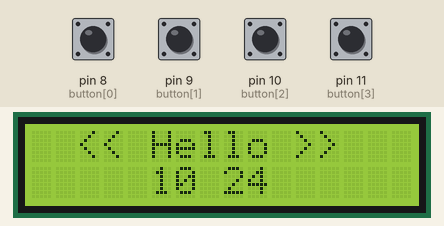
Simulated run of this sketch. Board: Arduino Uno, built with avr-gcc and run on an emulated ATmega328P. On the bench: 16×2 character LCD. Inputs (shaded band) come from the test bench; at power-on: pin 8 (button[0]), pin 9 (button[1]), pin 10 (button[2]), pin 11 (button[3]) HIGH. The local clock reads 2024-03-15 10:24:30 at power-on unless the sketch sets it.

Above: at 1.2 s.
1.3 s: pin 8 (button[0]) pulled LOW for 0.15 s
At 2.6 s:
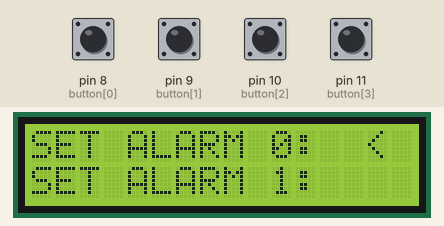
2.9 s: pin 11 (button[3]) pulled LOW for 0.15 s
At 3.9 s:
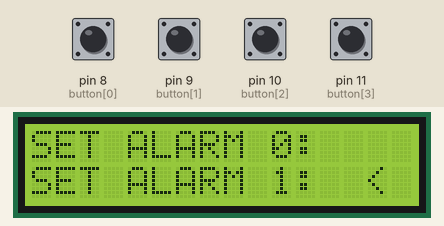
4.5 s: pin 8 (button[0]) pulled LOW for 1 s
At 6.4 s:
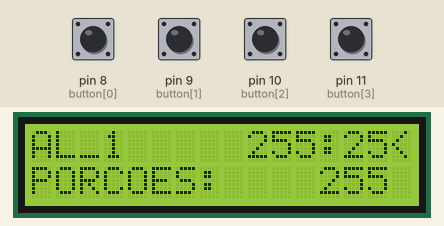
7.0 s: pin 11 (button[3]) pulled LOW for 1 s
At 8.3 s:
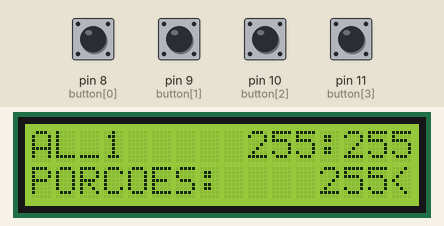
9.5 s: pin 8 (button[0]) pulled LOW for 0.15 s
At 10.1 s:
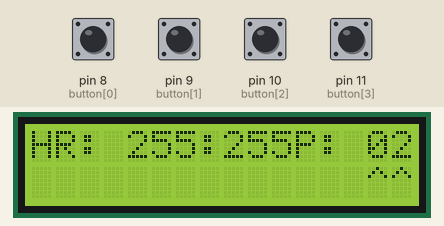
11.1 s: pin 10 (button[2]) pulled LOW for 0.15 s
At 12.5 s:
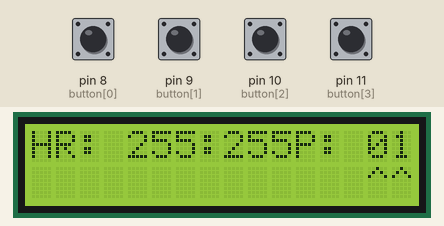
Timing chart, 0 to 13.7 s (numbered marks = the images above; inputs shaded):
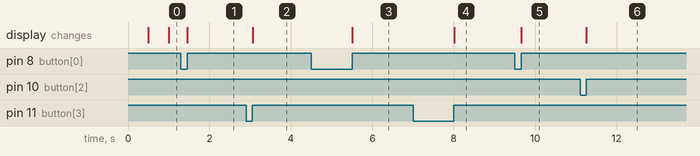

The sketch:

main.ino
```cpp
#include <EEPROM.h>
#include <LiquidCrystal.h>
#include <RTClib.h>

RTC_DS1307 rtc;

#define espacoEEPROM 1000

LiquidCrystal lcd(7, 6, 5, 4, 3, 2);

#define S_HOME 0
#define S_MENU 1
#define S_SET_AL 2
#define S_SET_HOUR 3
#define S_SET_QTD 4
#define S_ACAO 5
#define RELE 12

uint8_t estado = S_HOME; // estado atual
uint8_t posPoint = 0;    // estado inicial do menu
uint8_t al = 0;

#define BTN_MENU 0
#define BTN_EXIT 1
#define BTN_UP 2
#define BTN_DOWN 3

uint8_t button[4] = {8, 9, 10, 11};

uint8_t button_states[4];

uint8_t handleButton(int btn)
{
  uint8_t new_value = digitalRead(button[btn]);
  uint8_t result = button_states[btn] != new_value && new_value == 1;
  button_states[btn] = new_value;
  return result;
}

void epromWriteInt(int address, uint8_t value)
{
  byte hiByte = highByte(value);
  byte loByte = lowByte(value);

  EEPROM.write(address, hiByte);
  EEPROM.write(address + 1, loByte);
}

uint8_t epromReadInt(int address)
{
  byte hiByte = EEPROM.read(address);
  byte loByte = EEPROM.read(address + 1);
  return word(hiByte, loByte);
}

// variaveis definição de horario
uint8_t hour = 0;
uint8_t min = 0;
uint8_t qtd = 0;
uint8_t alarm[2][4] = {0, 0, 0, 1, 0, 0, 0, 1};
int salt = 0;

// hora modulo rtc.
uint8_t HOUR;
uint8_t MIN;
int porcao = 1;

// vairaveis de controle de tempo
unsigned long timeDispenser[2] = {0, 0};
unsigned long timeExitMenu = 0;
unsigned long controlePiscaTimer = 0;
unsigned long controleEstadoAcao = 0;

// variaveis formatação horario
String hourFormat = "";
String minFormat = "";
uint8_t st = 0;

void setup()
{
  Serial.begin(9600);

  pinMode(button[BTN_MENU], INPUT_PULLUP);
  pinMode(button[BTN_EXIT], INPUT_PULLUP);
  pinMode(button[BTN_UP], INPUT_PULLUP);
  pinMode(button[BTN_DOWN], INPUT_PULLUP);

  button_states[0] = HIGH;
  button_states[1] = HIGH;
  button_states[2] = HIGH;
  button_states[3] = HIGH;

  // Limpeza da Memoria EEPROM(Executar apenas uma vez e dopois comentar o codigo
  // for(int n = 0; n < espacoEEPROM; n++){
  // EEPROM.write(n, 0);
  //}

  for (int i = 0; i <= 1; i++)
  {
    for (int j = 0; j <= 2; j++)
    {
      alarm[i][j] = epromReadInt(salt);
      salt += 2;
    }
  }

  lcd.begin(16, 2);

  if (!rtc.begin())
  {
    lcd.setCursor(0, 1);
    lcd.print("modulo on");
  }
  if (!rtc.isrunning())
  {                                    // SE RTC NÃO ESTIVER SENDO EXECUTADO, FAZ
    Serial.println("DS1307 rodando!"); // IMPRIME O TEXTO NO MONITOR SERIAL
    // REMOVA O COMENTÁRIO DE UMA DAS LINHAS ABAIXO PARA INSERIR AS INFORMAÇÕES ATUALIZADAS EM SEU RTC
    // rtc.adjust(DateTime(F(__DATE__), F(__TIME__))); //CAPTURA A DATA E HORA EM QUE O SKETCH É COMPILADO
    // rtc.adjust(DateTime(2018, 7, 5, 15, 33, 15)); //(ANO), (MÊS), (DIA), (HORA), (MINUTOS), (SEGUNDOS)
  }
  // rtc.adjust(DateTime(F(__DATE__), F(__TIME__)));
  printHome();
}

/**Inicio de função home**/
void printHome()
{
  lcd.clear();
  lcd.setCursor(2, 0);
  lcd.print("<< Hello >>");
  printHour();
}

void printHour()
{
  String HOURstring = formatDate(HOUR);
  String MINstring = formatDate(MIN);
  lcd.setCursor(5, 1);
  lcd.print(HOURstring);
  lcd.print(":");
  lcd.print(MINstring);
}

void piscaTimer(int st)
{
  if (st == 0)
  {
    lcd.setCursor(7, 1);
    lcd.print(" ");
  }
  if (st == 1)
  {
    lcd.setCursor(7, 1);
    lcd.print(":");
  }
}

void printMenu(int point = 0)
{
  lcd.clear();
  lcd.setCursor(0, 0);
  lcd.print("SET ALARM 0:");
  lcd.setCursor(0, 1);
  lcd.print("SET ALARM 1:");

  lcd.setCursor(14, point);
  lcd.print("<");
}

void getArray(int al = 0)
{
  hour = alarm[al][0];
  min = alarm[al][1];
  qtd = alarm[al][2];

  hourFormat = formatDate(hour);
  minFormat = formatDate(min);
}

String formatDate(int num)
{
  String numString = "";
  numString = num < 10 ? "0" + String(num) : String(num);
  return numString;
}

void printSetAlarm(int al = 0, int point = 4)
{
  lcd.clear();
  lcd.setCursor(0, 0);
  lcd.print("AL_");
  lcd.setCursor(3, 0);
  lcd.print(al);
  lcd.setCursor(9, 0);
  lcd.print(hourFormat);
  lcd.print(":");
  lcd.print(minFormat);
  lcd.setCursor(0, 1);
  lcd.print("PORCOES:");
  lcd.setCursor(12, 1);
  lcd.print(qtd);

  if (point != 4)
  {
    lcd.setCursor(15, point);
    lcd.print("<");
  }
}

/*void printSetHour(int point = 6){
  hourFormat = formatDate(hour);
  minFormat = formatDate(min);
  lcd.clear();
  lcd.setCursor(0,0);
  lcd.print("HORA: ");
  lcd.print(hourFormat);
  lcd.print(":");
  lcd.print(minFormat);

  lcd.setCursor(point,1);
  lcd.print("^^");
}*/

void printSetHour(int point = 4)
{
  hourFormat = formatDate(hour);
  minFormat = formatDate(min);
  lcd.clear();
  lcd.setCursor(0, 0);
  lcd.print("HR: ");
  lcd.print(hourFormat);
  lcd.print(":");
  lcd.print(minFormat);
  lcd.setCursor(11, 0);
  lcd.print("P: 0");
  lcd.print(qtd);
  lcd.setCursor(point, 1);
  lcd.print("^^");
}

void printSetQtd()
{
  lcd.clear();
  lcd.setCursor(0, 0);
  lcd.print("RACAO: ");
  lcd.print(qtd);
}

void saveConfig(int al, int set)
{
  alarm[al][0] = hour;
  alarm[al][1] = min;
  alarm[al][2] = qtd;

  for (int i = 0; i <= 2; i++)
  {
    epromWriteInt(set, alarm[al][i]);
    set += 2;
  }
}

// função para ler e salvar valores na eeprom

// função tela alarm

void telaAl()
{
  lcd.clear();
  lcd.setCursor(0, 0);
  lcd.print("Alimentando");
}

void setTimeExitMenu()
{
  timeExitMenu = millis();
}

void checkTimeExitMenu()
{
  if (millis() - timeExitMenu >= 50000)
  {
    if (estado == S_SET_HOUR || estado == S_SET_AL)
    {
      estado = S_HOME;
      int set = al == 0 ? 0 : 6;
      saveConfig(al, set);
      posPoint = 0;
      al = 0;
      printHome();
      // break;
    }
    else
    {
      estado = S_HOME;
      posPoint = 0;
      al = 0;
      printHome();
    }
  }
}

void printTestAcao()
{
  lcd.clear();
  lcd.setCursor(2, 0);
  lcd.print("FUNCIONANDO");
}

// lOP PRINCIPAL = = = = = = = = = = = = = = = = = = = = = =
void loop()
{

  DateTime now = rtc.now();
  HOUR = now.hour();
  MIN = now.minute();

  switch (estado)
  {
  case S_HOME: /**Inicio Home**/
    if (handleButton(BTN_MENU))
    {
      estado = S_MENU;
      printMenu(0);
      setTimeExitMenu();
      break;
    }

    if (millis() - controlePiscaTimer >= 500)
    {
      controlePiscaTimer = millis();
      st = st == 1 ? 0 : 1;
      printHour();
      piscaTimer(st);
    }

    for (byte i = 0; i <= 1; i++)
    {
      if (HOUR == alarm[i][0] && MIN == alarm[i][1] && alarm[i][3] == 1)
      {
        timeDispenser[i] = millis();
        controleEstadoAcao = millis();
        printTestAcao();
        porcao = alarm[i][2] > 0 ? alarm[i][2] : 1;
        estado = S_ACAO;
        break;
        /*while(millis() - timeDispenser[i] <=100000){
          digitalWrite(RELE, HIGH);
          alarm[i][3] = 0;
          telaAl();
        }
        digitalWrite(RELE, LOW);
        printHome();*/
      }
    }

    for (byte i = 0; i <= 1; i++)
    {
      if (alarm[i][3] == 0)
      {
        if (millis() - timeDispenser[i] >= 60000)
        {
          alarm[i][3] = 1;
        }
      }
    }
    if (handleButton(BTN_DOWN))
    {
      controleEstadoAcao = millis();
      estado = S_ACAO;
      printTestAcao();
      break;
    }

    break; /**fim Home**/

  case S_MENU: /*Inicio menu*/

    if (handleButton(BTN_UP))
    {
      printMenu(0);
      posPoint = 0;
    }

    if (handleButton(BTN_DOWN))
    {
      printMenu(1);
      posPoint = 1;
    }

    if (handleButton(BTN_MENU))
    {
      estado = S_SET_AL;
      al = posPoint;
      getArray(al);
      printSetAlarm(al, 0);
      setTimeExitMenu();
      posPoint = S_SET_HOUR;
      break;
    }

    if (handleButton(BTN_EXIT))
    {
      setTimeExitMenu();
      estado = S_HOME;
      al = 0;
      posPoint = 0;
      printHome();
      break;
    }
    checkTimeExitMenu();
    break; /*Fim menu*/

  case S_SET_AL: /*Inicio do menu set Alarme*/
    if (handleButton(BTN_UP))
    {
      printSetAlarm(al, 0);
      posPoint = S_SET_HOUR;
    }

    if (handleButton(BTN_DOWN))
    {
      printSetAlarm(al, 1);
      posPoint = S_SET_QTD;
    }

    if (handleButton(BTN_MENU))
    {
      setTimeExitMenu();
      estado = S_SET_HOUR;
      posPoint = posPoint == S_SET_HOUR ? 4 : 14;
      printSetHour(posPoint);
      break;
    }

    if (handleButton(BTN_EXIT))
    {
      setTimeExitMenu();
      estado = S_MENU;
      posPoint = 0;
      printMenu(0);
      break;
    }

    checkTimeExitMenu();
    break; /*finale menu set Alarme*/

  case S_SET_HOUR:
    if (handleButton(BTN_MENU))
    {
      //  posPoint = posPoint!= 7?7:4;

      if (posPoint == 4)
      {
        posPoint = 7;
      }
      else if (posPoint == 7)
      {
        posPoint = 14;
      }
      else
      {
        posPoint = 4;
      }

      printSetHour(posPoint);
    }

    if (handleButton(BTN_UP))
    {
      if (posPoint == 4)
      {
        hour = hour < 23 ? hour += 1 : 0;
        printSetHour(posPoint);
      }
      if (posPoint == 7)
      {
        min = min < 59 ? min += 1 : 0;
        printSetHour(posPoint);
      }
      if (posPoint == 14)
      {
        qtd = qtd < 5 ? qtd += 1 : 1;
        printSetHour(posPoint);
      }
    }

    if (handleButton(BTN_DOWN))
    {
      if (posPoint == 4)
      {
        hour = hour <= 0 ? 23 : hour -= 1;
        printSetHour(posPoint);
      }
      if (posPoint == 7)
      {
        min = min <= 0 ? 59 : min -= 1;
        printSetHour(posPoint);
      }
      if (posPoint == 14)
      {
        qtd = qtd > 1 ? qtd -= 1 : 5;
        printSetHour(posPoint);
      }
    }

    if (handleButton(BTN_EXIT))
    {
      setTimeExitMenu();
      estado = S_SET_AL;
      int set = al == 0 ? 0 : 6;
      saveConfig(al, set);
      posPoint = S_SET_HOUR;
      printSetAlarm(al, 0);
      break;
    }
    checkTimeExitMenu();
    break;

  case S_ACAO:

    if (millis() - controleEstadoAcao <= porcao * 1000)
    {
      digitalWrite(RELE, HIGH);
      break;
    }
    else
    {
      digitalWrite(RELE, LOW);
      porcao = 1;
      estado = S_HOME;
      printHome();
      break;
    }

    break;

    /*case S_SET_QTD:
   if(handleButton(BTN_UP)){
      qtd = qtd < 10 ? qtd += 1: 0;
      printSetQtd();
    }

    if(handleButton(BTN_DOWN)){
      qtd = qtd > 0 ? qtd -= 1: 10;
      printSetQtd();
    }

    if(handleButton(BTN_EXIT)){
      estado = S_SET_AL;
      posPoint = 0;
      printSetAlarm(al, 0);
      break;
    }*/

    break;
  }
}
```

Measured:
- after the input at 1.3 s, the display: changes after 0.16 s (image 1)
- after the input at 2.9 s, the display: changes after 0.16 s (image 2)
- after the input at 4.5 s, the display: changes after 1.0 s (image 3)
- after the input at 7.0 s, the display: changes after 1.0 s (image 4)
- after the input at 9.5 s, the display: changes after 0.16 s (image 5)
- after the input at 11.1 s, the display: changes after 0.16 s (image 6)
